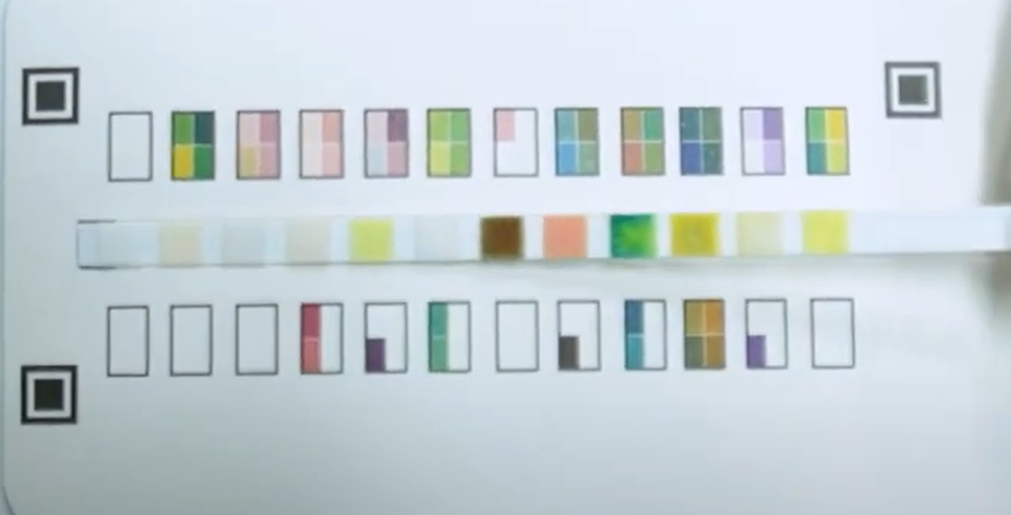
#> input picture basic_color/test_strip.jpg, 1011 x 515 px, found by its file name
$ python find_strip_pads.py
#> lines starting #> are read from the running program, lines starting #| are printed output that depends on the picture; after the words box and inside, x2 and y2 are one past the last pixel; in counts of white or black regions, pixels touching at a corner belong together
# find_strip_pads.py (자동 비율 계산 + 디버깅 모드)

import cv2
import numpy as np

# --- 1단계: Phase 2 이미지 로드 ---
image_filename = "test_strip.jpg"
image = cv2.imread(image_filename)
#> image is the input picture: shape (515, 1011, 3); mean B, G, R 212.9, 208.7, 197.5

if image is None:
    print(f"'{image_filename}' 이미지를 찾을 수 없습니다.")
else:
    # --- 2단계: 'test_strip.jpg'의 원본 좌표 ---
    # (주의!) find_coords.py로 '정확하게' 다시 찾은 4개 좌표로 바꿔주세요!
    pts_src = np.array([
        [120, 100],  # 예: 왼쪽 위
        [850, 95],   # 예: 오른쪽 위
        [855, 300],  # 예: 오른쪽 아래
        [115, 305]   # 예: 왼쪽 아래
    ], dtype=np.float32)

    # --- 3단계: ★★★ 자동 비율 계산 ★★★ ---
    (tl, tr, br, bl) = pts_src
    width_top = np.linalg.norm(tr - tl)
    width_bottom = np.linalg.norm(br - bl)
    max_width = int(max(width_top, width_bottom))

    height_left = np.linalg.norm(bl - tl)
    height_right = np.linalg.norm(br - tr)
    max_height = int(max(height_left, height_right))

    # 비율 계산
    aspect_ratio = max_height / max_width

    width = 600 # 가로는 600으로 고정
    height = int(width * aspect_ratio) # 세로는 비율에 맞게 자동 계산

    print(f"변환될 이미지 크기 (자동 계산됨): w={width}, h={height}")

    pts_dst = np.array([
        [0, 0], [width - 1, 0], [width - 1, height - 1], [0, height - 1]
    ], dtype=np.float32)

    # --- 4단계: 변환 실행 ---
    matrix = cv2.getPerspectiveTransform(pts_src, pts_dst)
    image_warped = cv2.warpPerspective(image, matrix, (width, height))
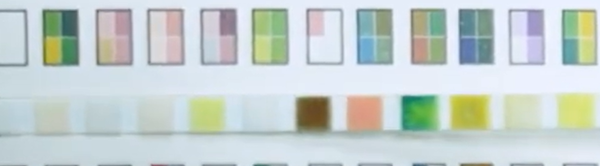
#> image_warped: shape (166, 600, 3); mean B, G, R 206, 208.4, 197.4

    # --- 5단계: 전처리 (adaptiveThreshold) ---
    gray = cv2.cvtColor(image_warped, cv2.COLOR_BGR2GRAY)
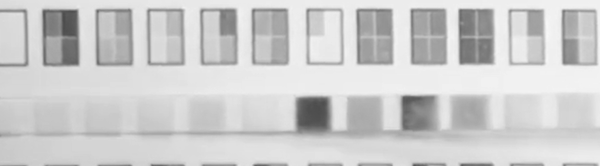
#> gray: shape (166, 600); min 76, max 248, mean 204.8
    thresh = cv2.adaptiveThreshold(gray, 255,
                                    cv2.ADAPTIVE_THRESH_GAUSSIAN_C,
                                    cv2.THRESH_BINARY_INV,
                                    15, 4)
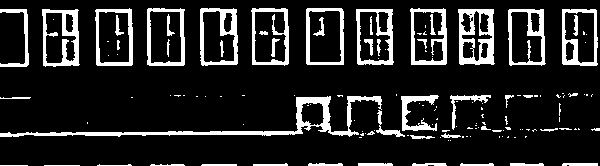
#> thresh: shape (166, 600); 14.3% white; 140 white regions (89 under 20 px)

    # --- 6단계: 경계 검출 (findContours) ---
    contours, hierarchy = cv2.findContours(thresh, cv2.RETR_EXTERNAL, cv2.CHAIN_APPROX_SIMPLE)
#> contours = 110 contours, 83 with area under 20; largest, box (x1, y1, x2, y2) and area: (306, 8, 344, 65) 2064, (147, 8, 185, 66) 2056, (0, 96, 382, 137) 2054, (200, 8, 238, 66) 2018, (95, 8, 133, 66) 2006

    print(f"총 {len(contours)}개의 물체(경계)를 찾았습니다.")
#| 총 110개의 물체(경계)를 찾았습니다.

    # --- 7단계: 디버깅 모드 (필터 값 찾기) ---
    image_debug = image_warped.copy()

    # (넓은 필터 값 - 튜닝 불필요)
    STRIP_Y_MIN = 0
    STRIP_Y_MAX = height
    SHAPE_W_MIN = 5 # (w=6, w=8 같은 패드도 잡기 위해 5로 낮춤)
    SHAPE_W_MAX = 100
    SHAPE_H_MIN = 5 # (h=8 같은 패드도 잡기 위해 5로 낮춤)
    SHAPE_H_MAX = 150 # (h=122 팔레트도 잡기 위해 150으로 높임)

    print("\n--- [디버깅] 감지된 모든 물체 (필터링 전) ---")
    print("x, y, w(너비), h(높이)")

    detected_objects = []

    for cnt in contours:
        x, y, w, h = cv2.boundingRect(cnt)
        print(f"x={x}, y={y}, w={w}, h={h}")

        is_in_strip_area = (y > STRIP_Y_MIN) and (y < STRIP_Y_MAX)
        is_pad_shape = (w > SHAPE_W_MIN) and (w < SHAPE_W_MAX) and (h > SHAPE_H_MIN) and (h < SHAPE_H_MAX)

        if is_in_strip_area and is_pad_shape:
            # 필터 통과한 객체만 사각형 그리고, 리스트에 추가
            cv2.rectangle(image_debug, (x, y), (x + w, y + h), (255, 0, 0), 2) # 파란색
            detected_objects.append((x,y,w,h))
#> this loop made 110 passes
#> (x, y, w, h, is_pad_shape) on passes 4, 5, 6, 7, 8, 9, 10, 11, 12, 13, 14, 16: (150, 164, 35, 2, False), (97, 164, 35, 2, False), (562, 163, 36, 3, False), (510, 163, 34, 3, False), (460, 163, 34, 3, False), (412, 163, 35, 3, False), (358, 163, 35, 3, False), (308, 163, 35, 3, False), (253, 163, 35, 3, False), (450, 140, 1, 1, False), (448, 140, 1, 1, False), (440, 137, 1, 1, False)
#> (cnt, x, y, w, h, is_pad_shape) on passes 1, 2, 3, 15, 17, 18: ([[44, 165], [79, 165]], 44, 165, 36, 1, False), ([[0, 165], [27, 165]], 0, 165, 28, 1, False), ([[202, 164], [201, 165], [236, 165], [236, 164]], 201, 164, 36, 2, False), ([[514, 137], [515, 137]], 514, 137, 2, 1, False), ([[359, 137], [361, 137]], 359, 137, 3, 1, False), ([[525, 136], [525, 137], [526, 136]], 525, 136, 2, 2, False)
#| x=44, y=165, w=36, h=1
#| x=0, y=165, w=28, h=1
#| x=201, y=164, w=36, h=2
#| x=150, y=164, w=35, h=2
#| x=97, y=164, w=35, h=2
#| x=562, y=163, w=36, h=3
#| x=510, y=163, w=34, h=3
#| x=460, y=163, w=34, h=3
#> (further printed lines are left out)
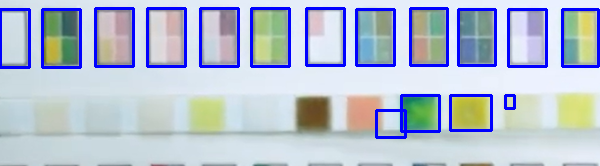
#> image_debug: shape (166, 600, 3); 8.05% of pixels changed, all inside (x1, y1, x2, y2) = (0, 7, 600, 139)
#> after the loop, detected_objects = 16 items, first 6: (376, 110, 29, 27), (505, 95, 9, 13), (450, 95, 41, 35), (401, 95, 38, 36), (562, 9, 36, 57), (508, 9, 38, 57)

    print(f"\n넓은 필터로 총 {len(detected_objects)}개의 물체를 찾았습니다.")
#| 넓은 필터로 총 16개의 물체를 찾았습니다.

    # --- 9단계: 결과 보여주기 ---
    cv2.imshow("Warped Image (Auto-Ratio) - DEBUG", image_debug)
    cv2.waitKey(0)
    cv2.destroyAllWindows()

$ run again, with basic_color/test_kit.png saved as basic_color/test_strip.jpg
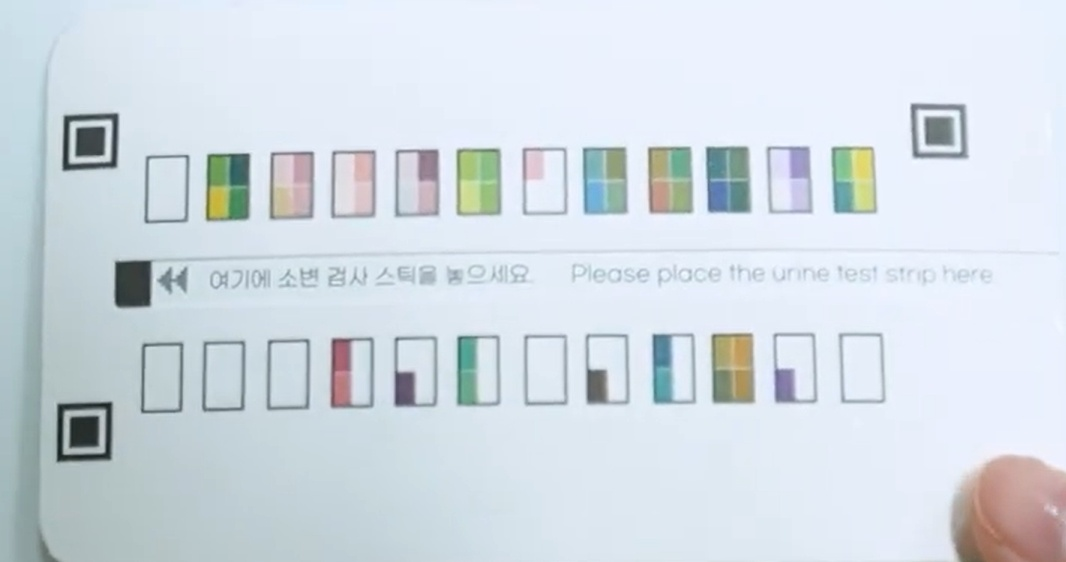
#> input picture basic_color/test_kit.png, 1066 x 562 px, found by its file name
#> image is the input picture: shape (562, 1066, 3); mean B, G, R 227.8, 220.1, 210.6
#> `thresh = cv2.adaptiveThreshold(gray, 255, cv2.ADAPTIVE_THRESH_GAUSSIAN..`:
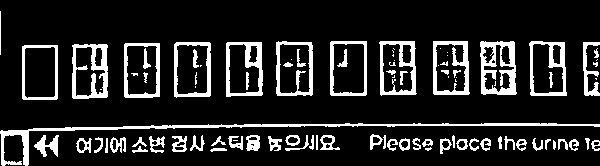
#> thresh: shape (166, 600); 14.4% white; 94 white regions (25 under 20 px)
#> contours = 61 contours, 14 with area under 20; largest, box (x1, y1, x2, y2) and area: (330, 41, 367, 96) 1942, (174, 42, 211, 98) 1940, (22, 45, 58, 100) 1888, (124, 43, 160, 98) 1882, (276, 41, 313, 96) 1882
#| 총 61개의 물체(경계)를 찾았습니다.
#> the loop `for cnt in contours:` made 61 passes
#> (x, y, w, h, is_pad_shape) on passes 1, 2, 3, 4, 5, 7, 8, 9: (210, 148, 17, 4, False), (425, 147, 7, 4, False), (132, 146, 16, 7, True), (591, 140, 9, 11, True), (553, 140, 3, 10, False), (569, 139, 10, 12, True), (558, 139, 10, 11, True), (545, 139, 6, 11, True)
#> (printed output is left out)
#> after the loop `for cnt in contours:`:
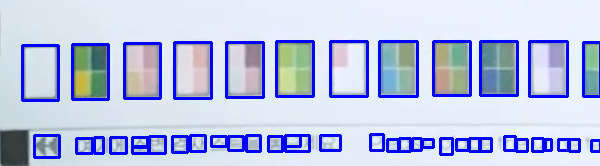
#> image_debug: shape (166, 600, 3); mean B, G, R 230.2, 196.1, 187.2
#> after the loop `for cnt in contours:`: detected_objects = 44 items, first 6: (132, 146, 16, 7), (591, 140, 9, 11), (569, 139, 10, 12), (558, 139, 10, 11), (545, 139, 6, 11), (516, 139, 11, 12)
#| 넓은 필터로 총 44개의 물체를 찾았습니다.
